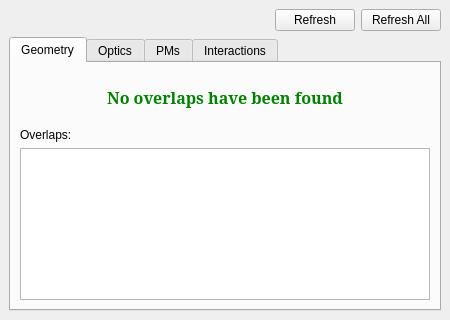
<?xml version="1.0" encoding="UTF-8"?>
<ui version="4.0">
 <class>CheckUpWindowClass</class>
 <widget class="QMainWindow" name="CheckUpWindowClass">
  <property name="geometry">
   <rect>
    <x>0</x>
    <y>0</y>
    <width>450</width>
    <height>320</height>
   </rect>
  </property>
  <property name="minimumSize">
   <size>
    <width>160</width>
    <height>100</height>
   </size>
  </property>
  <property name="windowTitle">
   <string>CheckUp</string>
  </property>
  <widget class="QWidget" name="centralwidget">
   <layout class="QVBoxLayout" name="verticalLayout_2">
    <item>
     <layout class="QHBoxLayout" name="horizontalLayout">
      <item>
       <spacer name="horizontalSpacer">
        <property name="orientation">
         <enum>Qt::Horizontal</enum>
        </property>
        <property name="sizeHint" stdset="0">
         <size>
          <width>40</width>
          <height>20</height>
         </size>
        </property>
       </spacer>
      </item>
      <item>
       <widget class="QPushButton" name="buttonRefreshCurrent">
        <property name="toolTip">
         <string/>
        </property>
        <property name="text">
         <string>Refresh</string>
        </property>
        <property name="checkable">
         <bool>false</bool>
        </property>
       </widget>
      </item>
      <item>
       <widget class="QPushButton" name="buttonRefreshAll">
        <property name="toolTip">
         <string/>
        </property>
        <property name="text">
         <string>Refresh All</string>
        </property>
        <property name="checkable">
         <bool>false</bool>
        </property>
       </widget>
      </item>
     </layout>
    </item>
    <item>
     <widget class="QTabWidget" name="tabWidget">
      <property name="tabPosition">
       <enum>QTabWidget::North</enum>
      </property>
      <property name="currentIndex">
       <number>0</number>
      </property>
      <property name="iconSize">
       <size>
        <width>12</width>
        <height>12</height>
       </size>
      </property>
      <widget class="QWidget" name="tab_geooverlaps">
       <attribute name="title">
        <string>Geometry</string>
       </attribute>
       <layout class="QVBoxLayout" name="verticalLayout">
        <item>
         <widget class="QLabel" name="labelOverlaps">
          <property name="minimumSize">
           <size>
            <width>0</width>
            <height>50</height>
           </size>
          </property>
          <property name="font">
           <font>
            <family>Serif</family>
            <pointsize>12</pointsize>
            <weight>75</weight>
            <bold>true</bold>
           </font>
          </property>
          <property name="styleSheet">
           <string notr="true">QLabel { color : green; }</string>
          </property>
          <property name="text">
           <string>No overlaps have been found</string>
          </property>
          <property name="alignment">
           <set>Qt::AlignCenter</set>
          </property>
          <property name="wordWrap">
           <bool>true</bool>
          </property>
         </widget>
        </item>
        <item>
         <widget class="QLabel" name="labOver">
          <property name="text">
           <string>Overlaps:</string>
          </property>
         </widget>
        </item>
        <item>
         <widget class="QListWidget" name="overlaplist">
          <property name="sizePolicy">
           <sizepolicy hsizetype="Expanding" vsizetype="Expanding">
            <horstretch>0</horstretch>
            <verstretch>0</verstretch>
           </sizepolicy>
          </property>
         </widget>
        </item>
       </layout>
      </widget>
      <widget class="QWidget" name="tab_optics">
       <attribute name="title">
        <string>Optics</string>
       </attribute>
       <layout class="QVBoxLayout" name="verticalLayout_5">
        <item>
         <widget class="QLabel" name="labelOptics">
          <property name="minimumSize">
           <size>
            <width>0</width>
            <height>50</height>
           </size>
          </property>
          <property name="font">
           <font>
            <family>Serif</family>
            <pointsize>12</pointsize>
            <weight>75</weight>
            <bold>true</bold>
           </font>
          </property>
          <property name="styleSheet">
           <string notr="true">QLabel { color : green; }</string>
          </property>
          <property name="text">
           <string>Simulation is not wavelength-resolved</string>
          </property>
          <property name="alignment">
           <set>Qt::AlignCenter</set>
          </property>
          <property name="wordWrap">
           <bool>true</bool>
          </property>
         </widget>
        </item>
        <item>
         <widget class="QTableWidget" name="opticsTable">
          <property name="enabled">
           <bool>true</bool>
          </property>
          <property name="sizePolicy">
           <sizepolicy hsizetype="Preferred" vsizetype="Expanding">
            <horstretch>0</horstretch>
            <verstretch>0</verstretch>
           </sizepolicy>
          </property>
          <property name="contextMenuPolicy">
           <enum>Qt::CustomContextMenu</enum>
          </property>
          <property name="frameShape">
           <enum>QFrame::NoFrame</enum>
          </property>
          <property name="lineWidth">
           <number>0</number>
          </property>
          <property name="verticalScrollMode">
           <enum>QAbstractItemView::ScrollPerItem</enum>
          </property>
          <property name="horizontalScrollMode">
           <enum>QAbstractItemView::ScrollPerPixel</enum>
          </property>
         </widget>
        </item>
       </layout>
      </widget>
      <widget class="QWidget" name="tab_pmts">
       <attribute name="title">
        <string>PMs</string>
       </attribute>
       <layout class="QVBoxLayout" name="verticalLayout_4">
        <item>
         <widget class="QTableWidget" name="pmtsTable">
          <property name="enabled">
           <bool>true</bool>
          </property>
          <property name="sizePolicy">
           <sizepolicy hsizetype="Preferred" vsizetype="Preferred">
            <horstretch>0</horstretch>
            <verstretch>0</verstretch>
           </sizepolicy>
          </property>
          <property name="contextMenuPolicy">
           <enum>Qt::CustomContextMenu</enum>
          </property>
          <property name="frameShape">
           <enum>QFrame::NoFrame</enum>
          </property>
          <property name="lineWidth">
           <number>0</number>
          </property>
          <property name="verticalScrollMode">
           <enum>QAbstractItemView::ScrollPerItem</enum>
          </property>
          <property name="horizontalScrollMode">
           <enum>QAbstractItemView::ScrollPerPixel</enum>
          </property>
         </widget>
        </item>
       </layout>
      </widget>
      <widget class="QWidget" name="tab_particles">
       <attribute name="title">
        <string>Interactions</string>
       </attribute>
       <layout class="QVBoxLayout" name="verticalLayout_3">
        <item>
         <widget class="QLabel" name="labelInteraction">
          <property name="minimumSize">
           <size>
            <width>0</width>
            <height>50</height>
           </size>
          </property>
          <property name="font">
           <font>
            <family>Serif</family>
            <pointsize>12</pointsize>
            <weight>75</weight>
            <bold>true</bold>
           </font>
          </property>
          <property name="styleSheet">
           <string notr="true">QLabel { color : green; }</string>
          </property>
          <property name="text">
           <string>No interaction data seems to be missing</string>
          </property>
          <property name="alignment">
           <set>Qt::AlignCenter</set>
          </property>
          <property name="wordWrap">
           <bool>true</bool>
          </property>
         </widget>
        </item>
        <item>
         <widget class="QListWidget" name="listInteraction">
          <property name="sizePolicy">
           <sizepolicy hsizetype="Expanding" vsizetype="Expanding">
            <horstretch>0</horstretch>
            <verstretch>0</verstretch>
           </sizepolicy>
          </property>
         </widget>
        </item>
       </layout>
      </widget>
     </widget>
    </item>
   </layout>
  </widget>
 </widget>
 <resources/>
 <connections/>
</ui>
